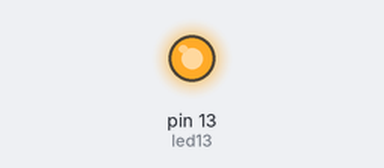
Simulated run of this sketch. Board: Arduino Uno, built with avr-gcc and run on an emulated ATmega328P. Parts: output pins drawn as LEDs (lit = HIGH). What the sketch prints to the serial monitor is not drawn.

Above: at 0.05 s.
Timing chart, 0 to 3.0 s (numbered marks = the images above):
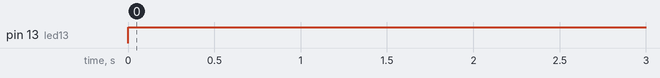

The sketch:

ComunicacaoGambas.ino
```cpp
//variavel para um contador simples
int contador;
int led13=13;

void setup(){
  pinMode(led13,OUTPUT);
  Serial.begin(9600);
  }

void loop(){
  contador=contador+1;
  digitalWrite(led13,HIGH);
  Serial.println(contador);
  delay(1000);
  digitalWrite(led13,LOW);
  }
```

Measured:
- by itself, pin 13 (led13): LOW → HIGH at 0.00 s
